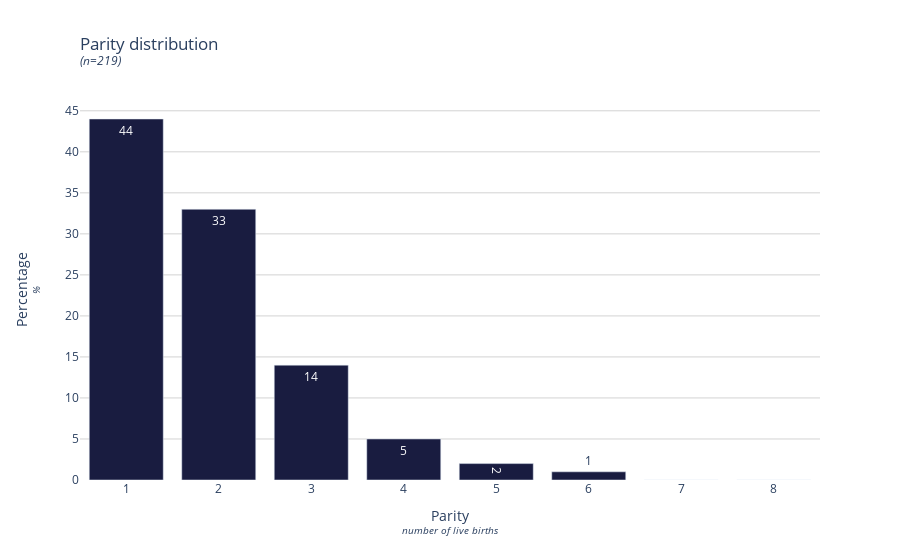

The notebook cell saved with this chart:
### Markdown cell above
### Population parity

### Code cell
# @title
par = df.groupby(['Parity']).size().reset_index(name='Counts')

par['Percentage'] = round(par['Counts']/par['Counts'].sum() * 100)

fig = go.Figure([go.Bar(x=par['Parity'],
                        y=par['Percentage'],
                        marker_color=COLOURS[0],
                        text=par['Percentage'])])

fig.update_layout(
    title=go.layout.Title(
        text=f"Parity distribution<br><sup><i>(n={len(df)})</i></sup>",
        xref="paper",
        x=0
    ),
    plot_bgcolor=PLOTBACKGROUND,
    xaxis=go.layout.XAxis(
        title=go.layout.xaxis.Title(
            text="Parity<br><sup><i>number of live births</i></sup>"
        )
    ),
    yaxis=go.layout.YAxis(
        title=go.layout.yaxis.Title(
            text="Percentage<br><sup><i>%</i></sup>"
        ),
        gridcolor=GRIDCOLOUR
    ),

)
fig.show()
fig.write_image("images/parity.jpeg")

### Figure 1 — Plotly figure (JSON) as saved in the notebook; plotly's stock layout.template omitted (floating-point values rounded to 4 significant figures)
{"data": [{"marker": {"color": "#191c40"}, "text": [44, 33, 14, 5, 2, 1, 0, 0], "type": "bar", "x": [1, 2, 3, 4, 5, 6, 7, 8], "y": [44, 33, 14, 5, 2, 1, 0, 0]}], "layout": {"plot_bgcolor": "white", "title": {"text": "Parity distribution<br><sup><i>(n=219)</i></sup>", "x": 0, "xref": "paper"}, "xaxis": {"title": {"text": "Parity<br><sup><i>number of live births</i></sup>"}}, "yaxis": {"gridcolor": "lightgrey", "title": {"text": "Percentage<br><sup><i>%</i></sup>"}}}}
